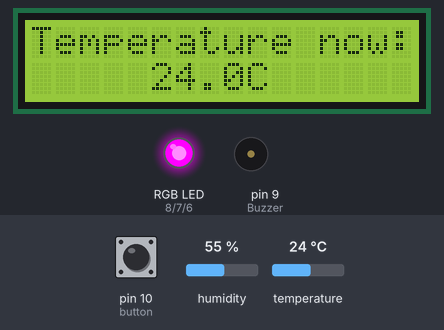
Bench run of a sketch on a simulated Arduino Uno, built with avr-gcc and run on an emulated ATmega328P. Shown: 16×2 character LCD, an RGB LED mixed from three pins (HIGH = lit), buzzer (waves = sounding, pin HIGH). The test bench sets the inputs (shaded band); at power-on: temperature 24 °C, pin 10 (button) LOW, humidity 55 %. What the sketch prints to the serial monitor is not drawn.

Above: at 1.4 s.
1.5 s: temperature set to 20 °C
At 2.8 s:
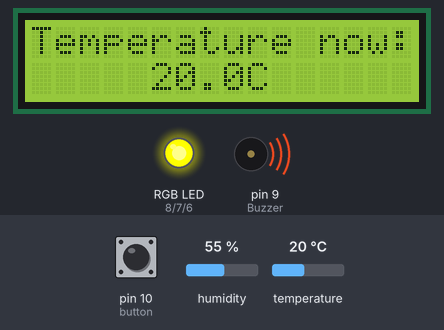
3.1 s: temperature set to 33 °C
At 4.1 s:
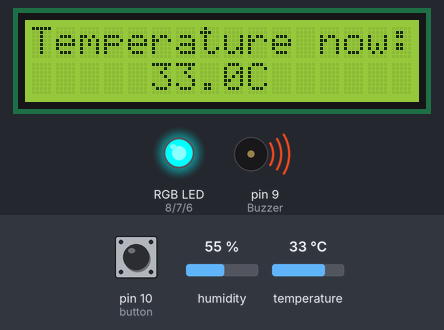
4.7 s: pin 10 (button) pulled HIGH for 0.25 s
At 6.3 s:
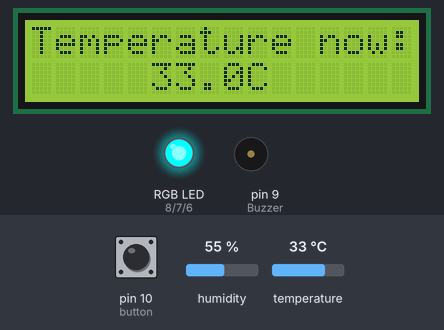
6.7 s: temperature set to 31 °C
At 7.6 s:
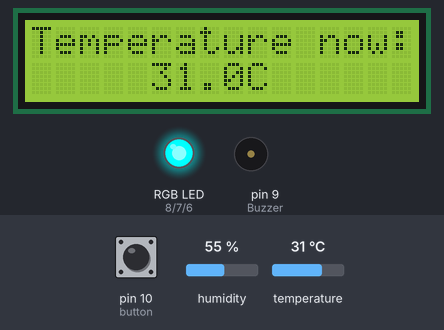
8.2 s: temperature set to 28 °C
At 9.1 s:
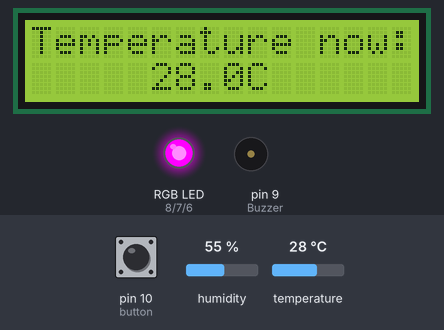
10.0 s: temperature set to 12 °C
At 11.2 s:
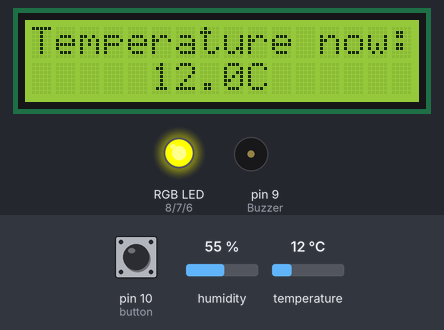
Timing chart, 0 to 12.6 s (numbered marks = the images above; inputs shaded):
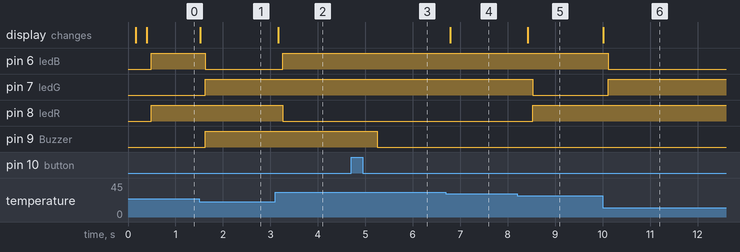

The sketch:

Mini_project_DHT11_coding.ino
```cpp
#include <LiquidCrystal.h>
#include <dht.h>
#define dht_dpin 13           ///DHT 11 is connected to digital pin 13
dht DHT;
LiquidCrystal lcd(12, 11, 5, 4, 3, 2);  /// where the LCD display is connected to

int ledR=8;
int ledG=7;         //where is RGB LEDS is connected to
int ledB=6;

int valR;
int valG;
int valB;

int Buzzer=9;         // Buzzer is connected to digital pin9

int button=10;           // button is connedted to digital pin 10
int buttonstate=0;
int prebuttonstate=0;
int buttoncounter=0;

void setup() {
pinMode(ledR, OUTPUT);
pinMode(ledG, OUTPUT);
pinMode(ledB, OUTPUT);           /// list RGB LEDS and buzzer as output, and button as input
pinMode(Buzzer,OUTPUT);
pinMode(button,INPUT);
Serial.begin(9600);
delay(100);
lcd.begin(16, 2);     /// indicate how many roll and columns
delay(100);
}
void loop() {
  delay(100);
  Serial.println(buttonstate);
  Serial.println(prebuttonstate);
  DHT.read11(dht_dpin);                    ///get the value
  Serial.println(DHT.temperature);
  lcd.setCursor(0, 0);
  lcd.print("Temperature now:");      /// print Temperature now: on LCD
  lcd.setCursor(5, 1);
  lcd.print(DHT.temperature);                   /// print the actual temperature
  lcd.setCursor(9, 1);
  lcd.print("C");
  delay(100);
 buttonstate = digitalRead(button);  // see if the button is on or off

if (buttonstate != prebuttonstate){
    if(buttonstate == LOW){
      buttoncounter ++;               // remember the button state and set the condition :
    }
    delay(10);
  prebuttonstate = buttonstate;
}
if(DHT.temperature<22){ ////BLUE with buzzer
  if(buttoncounter %2 ==0){            //if button count is even buzzer is HIGH
    digitalWrite(ledR,HIGH);
    digitalWrite(ledG,HIGH);
    digitalWrite(ledB,LOW);
    digitalWrite(Buzzer,HIGH);
    delay(100);
    }

  else{
    digitalWrite(ledR,HIGH);
    digitalWrite(ledG,HIGH);
    digitalWrite(ledB,LOW);
    digitalWrite(Buzzer,LOW);
    delay(100);
  }
}
else if(DHT.temperature>=22 && DHT.temperature<=29){///GREEN
  digitalWrite(ledR,HIGH);
  digitalWrite(ledG,LOW);
  digitalWrite(ledB,HIGH);
  digitalWrite(Buzzer,LOW);
}
if(DHT.temperature>29){ ///red with buzzer
  if(buttoncounter %2 ==0){
    digitalWrite(ledR,LOW);
    digitalWrite(ledG,HIGH);
    digitalWrite(ledB,HIGH);
    digitalWrite(Buzzer,HIGH);
    delay(100);
    }
  else{
    digitalWrite(ledR,LOW);
    digitalWrite(ledG,HIGH);
    digitalWrite(ledB,HIGH);
    digitalWrite(Buzzer,LOW);
    delay(100);
  }
}
}
```

Measured:
- the behaviour switches between 22 and 21 °C on temperature (found by bisection; images 0 and 1)
- the behaviour switches between 30 and 29 °C on temperature (found by bisection; images 4 and 5)
- after the input at 1.5 s, pin 6 (ledB): HIGH → LOW after 0.13 s; pin 7 (ledG), pin 9 (Buzzer): LOW → HIGH after 0.13 s; the display: changes at once (image 1)
- after the input at 3.1 s, pin 6 (ledB): LOW → HIGH after 0.16 s; pin 8 (ledR): HIGH → LOW after 0.16 s; the display: changes after 0.06 s (image 2)
- after the input at 4.7 s, pin 9 (Buzzer): HIGH → LOW after 0.55 s
- after the input at 6.7 s, the display: changes after 0.09 s (image 4)
- after the input at 8.2 s, pin 7 (ledG): HIGH → LOW after 0.32 s; pin 8 (ledR): LOW → HIGH after 0.32 s; the display: changes after 0.22 s (image 5)
- after the input at 10.0 s, pin 6 (ledB): HIGH → LOW after 0.12 s; pin 7 (ledG): LOW → HIGH after 0.12 s; the display: changes at once (image 6)
